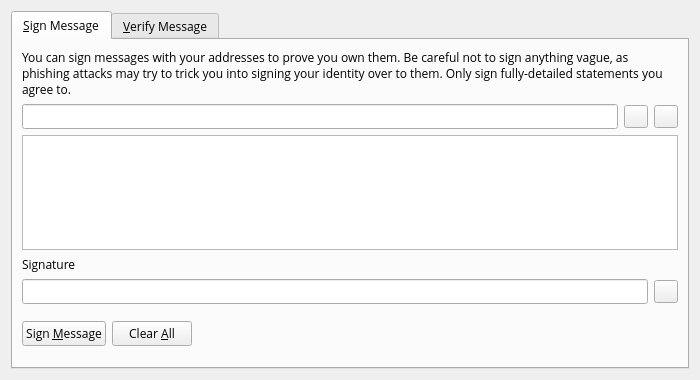
<?xml version="1.0" encoding="UTF-8"?>
<ui version="4.0">
 <class>SignVerifyMessageDialog</class>
 <widget class="QDialog" name="SignVerifyMessageDialog">
  <property name="geometry">
   <rect>
    <x>0</x>
    <y>0</y>
    <width>700</width>
    <height>380</height>
   </rect>
  </property>
  <property name="windowTitle">
   <string>Signatures - Sign / Verify a Message</string>
  </property>
  <property name="modal">
   <bool>true</bool>
  </property>
  <layout class="QVBoxLayout" name="verticalLayout">
   <item>
    <widget class="QTabWidget" name="tabWidget">
     <property name="font">
      <font>
       <family>Open Sans</family>
      </font>
     </property>
     <property name="currentIndex">
      <number>0</number>
     </property>
     <widget class="QWidget" name="tabSignMessage">
      <attribute name="title">
       <string>&amp;Sign Message</string>
      </attribute>
      <layout class="QVBoxLayout" name="verticalLayout_SM">
       <item>
        <widget class="QLabel" name="infoLabel_SM">
         <property name="font">
          <font>
           <family>Open Sans</family>
          </font>
         </property>
         <property name="text">
          <string>You can sign messages with your addresses to prove you own them. Be careful not to sign anything vague, as phishing attacks may try to trick you into signing your identity over to them. Only sign fully-detailed statements you agree to.</string>
         </property>
         <property name="textFormat">
          <enum>Qt::PlainText</enum>
         </property>
         <property name="wordWrap">
          <bool>true</bool>
         </property>
        </widget>
       </item>
       <item>
        <layout class="QHBoxLayout" name="horizontalLayout_1_SM">
         <item>
          <widget class="QValidatedLineEdit" name="addressIn_SM">
           <property name="font">
            <font>
             <family>Open Sans</family>
            </font>
           </property>
           <property name="toolTip">
            <string>The CANNABITS address to sign the message with</string>
           </property>
          </widget>
         </item>
         <item>
          <widget class="QToolButton" name="addressBookButton_SM">
           <property name="toolTip">
            <string>Choose previously used address</string>
           </property>
           <property name="text">
            <string/>
           </property>
           <property name="icon">
            <iconset resource="../cannabits.qrc">
             <normaloff>:/icons/address-book</normaloff>:/icons/address-book</iconset>
           </property>
           <property name="shortcut">
            <string>Alt+A</string>
           </property>
          </widget>
         </item>
         <item>
          <widget class="QToolButton" name="pasteButton_SM">
           <property name="toolTip">
            <string>Paste address from clipboard</string>
           </property>
           <property name="text">
            <string/>
           </property>
           <property name="icon">
            <iconset resource="../cannabits.qrc">
             <normaloff>:/icons/editpaste</normaloff>:/icons/editpaste</iconset>
           </property>
           <property name="shortcut">
            <string>Alt+P</string>
           </property>
          </widget>
         </item>
        </layout>
       </item>
       <item>
        <widget class="QPlainTextEdit" name="messageIn_SM">
         <property name="font">
          <font>
           <family>Open Sans</family>
          </font>
         </property>
         <property name="toolTip">
          <string>Enter the message you want to sign here</string>
         </property>
        </widget>
       </item>
       <item>
        <widget class="QLabel" name="signatureLabel_SM">
         <property name="font">
          <font>
           <family>Open Sans</family>
          </font>
         </property>
         <property name="text">
          <string>Signature</string>
         </property>
         <property name="textFormat">
          <enum>Qt::PlainText</enum>
         </property>
        </widget>
       </item>
       <item>
        <layout class="QHBoxLayout" name="horizontalLayout_2_SM">
         <item>
          <widget class="QLineEdit" name="signatureOut_SM">
           <property name="font">
            <font>
             <family>Open Sans</family>
             <italic>true</italic>
            </font>
           </property>
           <property name="readOnly">
            <bool>true</bool>
           </property>
          </widget>
         </item>
         <item>
          <widget class="QToolButton" name="copySignatureButton_SM">
           <property name="toolTip">
            <string>Copy the current signature to the system clipboard</string>
           </property>
           <property name="text">
            <string/>
           </property>
           <property name="icon">
            <iconset resource="../cannabits.qrc">
             <normaloff>:/icons/editcopy</normaloff>:/icons/editcopy</iconset>
           </property>
          </widget>
         </item>
        </layout>
       </item>
       <item>
        <layout class="QHBoxLayout" name="horizontalLayout_3_SM">
         <item>
          <widget class="QPushButton" name="signMessageButton_SM">
           <property name="font">
            <font>
             <family>Open Sans</family>
            </font>
           </property>
           <property name="toolTip">
            <string>Sign the message to prove you own this CANNABITS address</string>
           </property>
           <property name="text">
            <string>Sign &amp;Message</string>
           </property>
           <property name="icon">
            <iconset resource="../cannabits.qrc">
             <normaloff>:/icons/edit</normaloff>:/icons/edit</iconset>
           </property>
           <property name="autoDefault">
            <bool>false</bool>
           </property>
          </widget>
         </item>
         <item>
          <widget class="QPushButton" name="clearButton_SM">
           <property name="font">
            <font>
             <family>Open Sans</family>
            </font>
           </property>
           <property name="toolTip">
            <string>Reset all sign message fields</string>
           </property>
           <property name="text">
            <string>Clear &amp;All</string>
           </property>
           <property name="icon">
            <iconset resource="../cannabits.qrc">
             <normaloff>:/icons/remove</normaloff>:/icons/remove</iconset>
           </property>
           <property name="autoDefault">
            <bool>false</bool>
           </property>
          </widget>
         </item>
         <item>
          <spacer name="horizontalSpacer_1_SM">
           <property name="orientation">
            <enum>Qt::Horizontal</enum>
           </property>
           <property name="sizeHint" stdset="0">
            <size>
             <width>40</width>
             <height>48</height>
            </size>
           </property>
          </spacer>
         </item>
         <item>
          <widget class="QLabel" name="statusLabel_SM">
           <property name="font">
            <font>
             <weight>75</weight>
             <bold>true</bold>
            </font>
           </property>
           <property name="text">
            <string/>
           </property>
           <property name="wordWrap">
            <bool>true</bool>
           </property>
          </widget>
         </item>
         <item>
          <spacer name="horizontalSpacer_2_SM">
           <property name="orientation">
            <enum>Qt::Horizontal</enum>
           </property>
           <property name="sizeHint" stdset="0">
            <size>
             <width>40</width>
             <height>48</height>
            </size>
           </property>
          </spacer>
         </item>
        </layout>
       </item>
      </layout>
     </widget>
     <widget class="QWidget" name="tabVerifyMessage">
      <attribute name="title">
       <string>&amp;Verify Message</string>
      </attribute>
      <layout class="QVBoxLayout" name="verticalLayout_VM">
       <item>
        <widget class="QLabel" name="infoLabel_VM">
         <property name="text">
          <string>Enter the signing address, message (ensure you copy line breaks, spaces, tabs, etc. exactly) and signature below to verify the message. Be careful not to read more into the signature than what is in the signed message itself, to avoid being tricked by a man-in-the-middle attack.</string>
         </property>
         <property name="textFormat">
          <enum>Qt::PlainText</enum>
         </property>
         <property name="alignment">
          <set>Qt::AlignLeading|Qt::AlignLeft|Qt::AlignTop</set>
         </property>
         <property name="wordWrap">
          <bool>true</bool>
         </property>
        </widget>
       </item>
       <item>
        <layout class="QHBoxLayout" name="horizontalLayout_1_VM">
         <item>
          <widget class="QValidatedLineEdit" name="addressIn_VM">
           <property name="toolTip">
            <string>The CANNABITS address the message was signed with</string>
           </property>
          </widget>
         </item>
         <item>
          <widget class="QToolButton" name="addressBookButton_VM">
           <property name="toolTip">
            <string>Choose previously used address</string>
           </property>
           <property name="text">
            <string/>
           </property>
           <property name="icon">
            <iconset resource="../cannabits.qrc">
             <normaloff>:/icons/address-book</normaloff>:/icons/address-book</iconset>
           </property>
           <property name="shortcut">
            <string>Alt+A</string>
           </property>
          </widget>
         </item>
        </layout>
       </item>
       <item>
        <widget class="QPlainTextEdit" name="messageIn_VM"/>
       </item>
       <item>
        <widget class="QValidatedLineEdit" name="signatureIn_VM"/>
       </item>
       <item>
        <layout class="QHBoxLayout" name="horizontalLayout_2_VM">
         <item>
          <widget class="QPushButton" name="verifyMessageButton_VM">
           <property name="toolTip">
            <string>Verify the message to ensure it was signed with the specified CANNABITS address</string>
           </property>
           <property name="text">
            <string>Verify &amp;Message</string>
           </property>
           <property name="icon">
            <iconset resource="../cannabits.qrc">
             <normaloff>:/icons/transaction_0</normaloff>:/icons/transaction_0</iconset>
           </property>
           <property name="autoDefault">
            <bool>false</bool>
           </property>
          </widget>
         </item>
         <item>
          <widget class="QPushButton" name="clearButton_VM">
           <property name="toolTip">
            <string>Reset all verify message fields</string>
           </property>
           <property name="text">
            <string>Clear &amp;All</string>
           </property>
           <property name="icon">
            <iconset resource="../cannabits.qrc">
             <normaloff>:/icons/remove</normaloff>:/icons/remove</iconset>
           </property>
           <property name="autoDefault">
            <bool>false</bool>
           </property>
          </widget>
         </item>
         <item>
          <spacer name="horizontalSpacer_1_VM">
           <property name="orientation">
            <enum>Qt::Horizontal</enum>
           </property>
           <property name="sizeHint" stdset="0">
            <size>
             <width>40</width>
             <height>48</height>
            </size>
           </property>
          </spacer>
         </item>
         <item>
          <widget class="QLabel" name="statusLabel_VM">
           <property name="font">
            <font>
             <weight>75</weight>
             <bold>true</bold>
            </font>
           </property>
           <property name="text">
            <string/>
           </property>
           <property name="wordWrap">
            <bool>true</bool>
           </property>
          </widget>
         </item>
         <item>
          <spacer name="horizontalSpacer_2_VM">
           <property name="orientation">
            <enum>Qt::Horizontal</enum>
           </property>
           <property name="sizeHint" stdset="0">
            <size>
             <width>40</width>
             <height>48</height>
            </size>
           </property>
          </spacer>
         </item>
        </layout>
       </item>
      </layout>
     </widget>
    </widget>
   </item>
  </layout>
 </widget>
 <customwidgets>
  <customwidget>
   <class>QValidatedLineEdit</class>
   <extends>QLineEdit</extends>
   <header>qvalidatedlineedit.h</header>
  </customwidget>
 </customwidgets>
 <resources>
  <include location="../cannabits.qrc"/>
 </resources>
 <connections/>
</ui>
